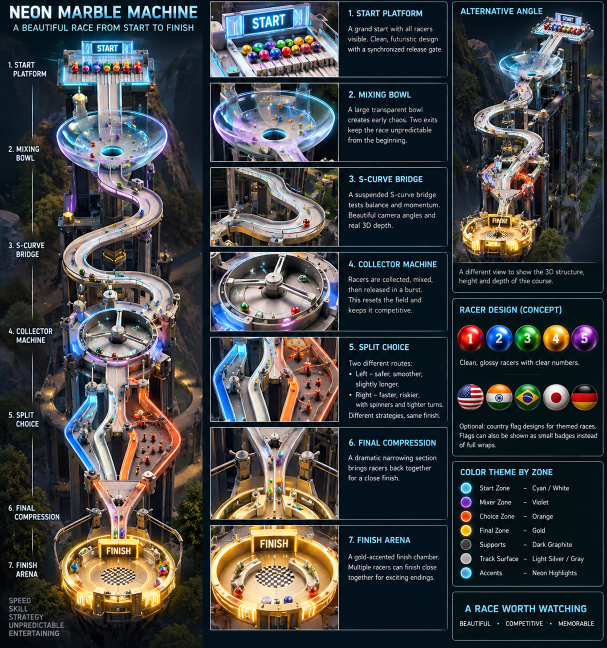
#> input picture docs/references/neon_marble_machine_concept.png, 1214 x 1295 px (shown at 1/2 size)
$ python -i course_lab.py   (imports and definitions only)
#> lines starting #> are read from the running program, lines starting #| are printed output that depends on the picture
"""Render the sloped race course: layout studies, section stills, a clip.

An art driver, a sibling of ``hero_lab.py`` and separate from it. It launches
Godot against ``scenes/CourseRender.tscn``, which builds one layout from
``godot/assets/marble_machine/course/`` and photographs it. It loads no replay,
imports nothing from ``race`` or ``engine``, and cannot change what a race does.

Finding Godot, in order: ``--godot``, then ``$GODOT_BIN`` or ``$GODOT4_BIN``,
then the PATH.

Typical use::

    python tools/course_lab.py study            # the three layouts, low res
    python tools/course_lab.py preview -l b     # one fast frame, for iterating
    python tools/course_lab.py shots            # the seven section stills
    python tools/course_lab.py sheets           # comparisons
    python tools/course_lab.py motion           # the camera proof
"""

from __future__ import annotations

import argparse
import glob
import os
import shutil
import subprocess
import sys
import time

from PIL import Image, ImageDraw, ImageFont

REPO = os.path.dirname(os.path.dirname(os.path.abspath(__file__)))
GODOT_PROJECT = os.path.join(REPO, "godot")
RENDER_SCENE = "scenes/CourseRender.tscn"

OUT_DOCS = os.path.join(REPO, "docs", "validation", "sloped_course")
OUT_MEDIA = os.path.join(REPO, "output", "sloped_course")
PREVIEW = os.path.join(OUT_DOCS, "_preview")
CONCEPT = os.path.join(REPO, "docs", "references",
                       "neon_marble_machine_concept.png")
START_REFERENCE = os.path.join(REPO, "docs", "references",
                               "sloped_course_start_reference.png")
LAYOUT_REFERENCE = os.path.join(REPO, "docs", "references",
                                "sloped_course_layout_reference.png")

WIDTH = 1080
HEIGHT = 1920
STUDY_WIDTH = 620
STUDY_HEIGHT = 1102
PREVIEW_WIDTH = 540
PREVIEW_HEIGHT = 960
CLIP_FPS = 30
CLIP_SECONDS = 8.0

# The concept sheet is a multi-panel infographic; its left column is the hero
# render and the only part a hero frame can honestly be compared against.
CONCEPT_HERO_FRACTION = 0.335

SECTION_SHOTS = ("start", "descent", "long_track", "obstacle", "split",
                 "final_run", "finish")

GODOT_ENV_VARS = ("GODOT_BIN", "GODOT4_BIN")
GODOT_ON_PATH = ("godot", "godot4", "Godot_v4.7.2-stable_win64.exe")

SELECTED = "b"


class LabError(RuntimeError):
    """The render did not produce what was asked for."""


# [82 lines left out: functions find_godot, run_godot, render, render_clip, not called in this run]


# --- sheets ---------------------------------------------------------------


def _font(size: int) -> ImageFont.ImageFont:
    for name in ("segoeuib.ttf", "arialbd.ttf", "DejaVuSans-Bold.ttf"):
        try:
            return ImageFont.truetype(name, size)
        except OSError:
            continue
    return ImageFont.load_default()


def _labelled(image: Image.Image, text: str, height: int) -> Image.Image:
    scale = height / image.height
    panel = image.resize((max(1, int(image.width * scale)), height),
                         Image.LANCZOS)
    bar = 56
    out = Image.new("RGB", (panel.width, height + bar), (10, 14, 20))
    out.paste(panel, (0, 0))
    draw = ImageDraw.Draw(out)
    draw.text((16, height + 15), text, font=_font(26), fill=(214, 232, 244))
    return out


def _row(panels: list[Image.Image], gap: int = 16) -> Image.Image:
    width = sum(p.width for p in panels) + gap * (len(panels) - 1)
    height = max(p.height for p in panels)
    sheet = Image.new("RGB", (width, height), (10, 14, 20))
    x = 0
    for panel in panels:
        sheet.paste(panel, (x, 0))
        x += panel.width + gap
    return sheet


# [47 lines left out: functions layout_comparison, section_sheet, quality_comparison, reference_comparison, not called in this run]


def phone_sheet(hero: str, destination: str) -> None:
#> called with destination = 'out.png'
    full = Image.open(hero)
#> full is the input picture: PIL image 1214x1295 RGB; mean R, G, B 62.8, 65, 66.3
    small = full.resize((390, int(390 * full.height / full.width)),
                        Image.LANCZOS)
    crop = full.crop((int(full.width * 0.10), int(full.height * 0.28),
                      int(full.width * 0.92), int(full.height * 0.76)))
    crop = crop.resize((390, int(390 * crop.height / crop.width)),
                       Image.LANCZOS)
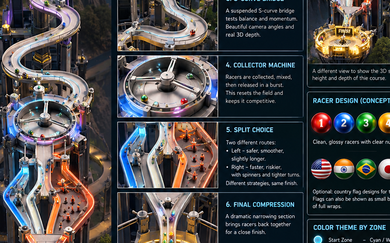
#> crop: PIL image 390x243 RGB; mean R, G, B 70.6, 69.6, 70.9
    panels = [_labelled(small, "PHONE 390px", small.height),
              _labelled(crop, "PHONE DETAIL", small.height)]
#> in _labelled, `out.paste(panel, (0, 0))`:
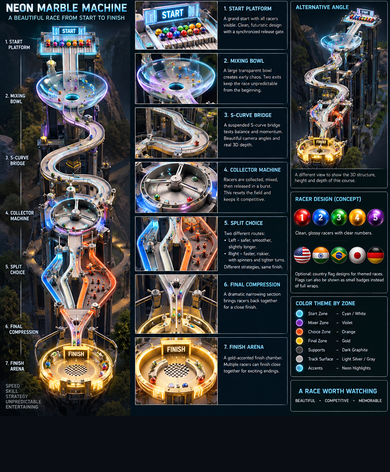
#> out: PIL image 390x472 RGB; mean R, G, B 56.7, 59, 60.8
#> call 2 of _labelled, with text = 'PHONE DETAIL', height = 416
#> in _labelled (call 2), `scale = height / image.height`: scale = 1.71
#> in _labelled (call 2), `panel = image.resize((max(1, int(image.width * scale)), height), Image..`:
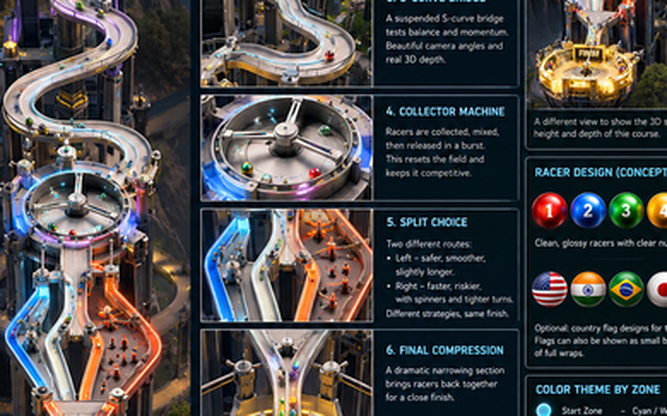
#> panel: PIL image 667x416 RGB; mean R, G, B 70.8, 69.7, 70.9
#> in _labelled (call 2), `out = Image.new("RGB", (panel.width, height + bar), (10, 14, 20))`:
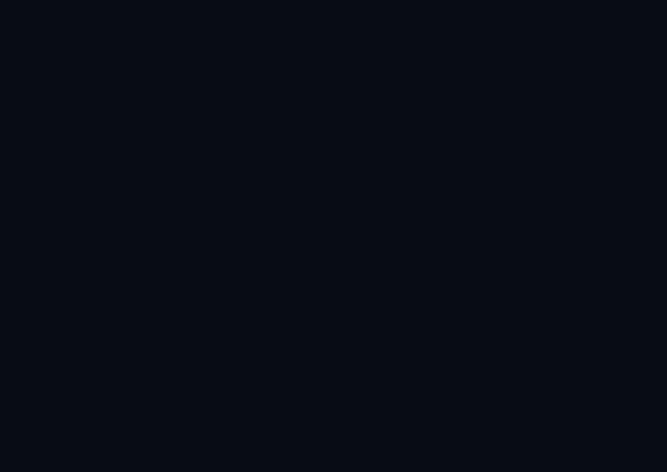
#> out: PIL image 667x472 RGB; mean R, G, B 10, 14, 20
#> in _labelled (call 2), `out.paste(panel, (0, 0))`:
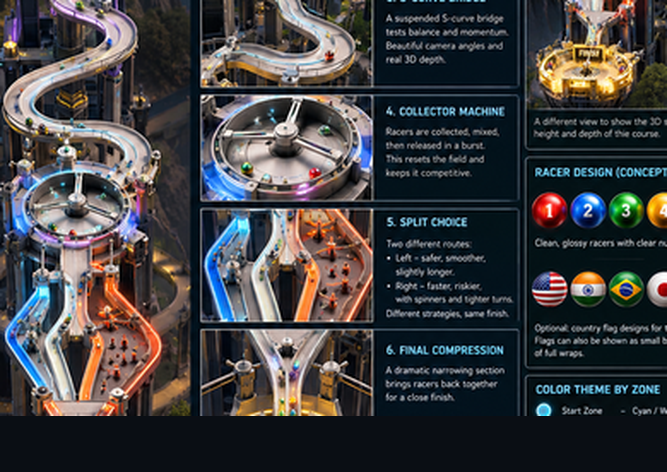
#> out: PIL image 667x472 RGB; mean R, G, B 63.6, 63.1, 64.9
    _row(panels).save(destination)
#> in _row, `width = sum(p.width for p in panels) + gap * (len(panels) - 1)`: width = 1073
#> in _row, `height = max(p.height for p in panels)`: height = 472
#> in _row, `sheet = Image.new("RGB", (width, height), (10, 14, 20))`:
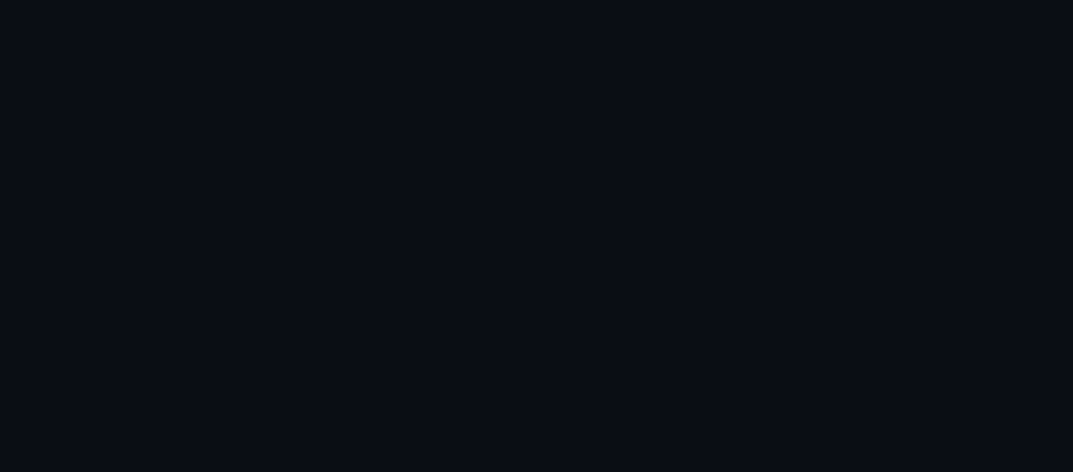
#> sheet: PIL image 1073x472 RGB; mean R, G, B 10, 14, 20
#> the loop in _row, `for panel in panels:` made 2 passes
#> x on passes 1 to 2: 406, 1089
#> after the loop in _row, `for panel in panels:`:
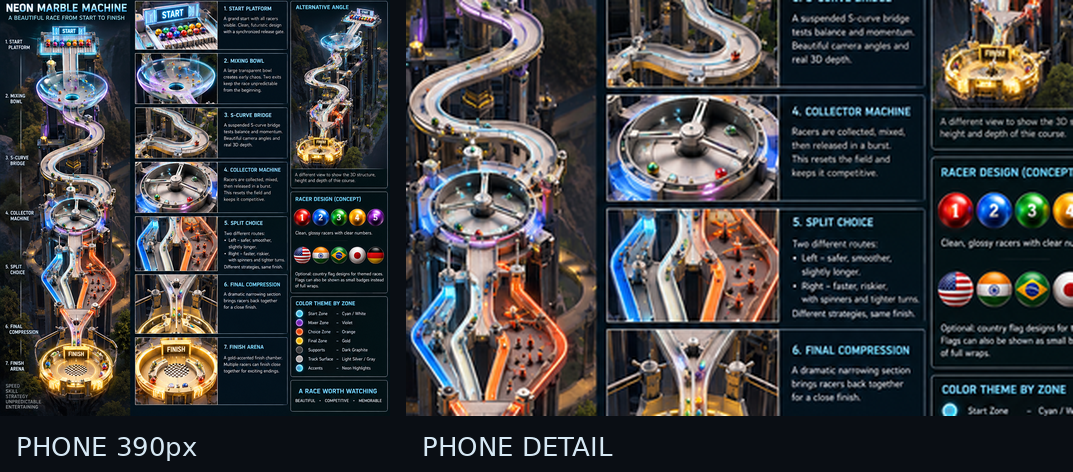
#> sheet: PIL image 1073x472 RGB; mean R, G, B 61.2, 61.8, 63.7
#> after the loop in _row, `for panel in panels:`: x = 1089
    print(f"  phone -> {destination}")


# [82 lines left out: functions encode, main, not called in this run]


# [6 lines not run here, left out]

>>> result = phone_sheet('../docs/references/neon_marble_machine_concept.png', 'out.png')
